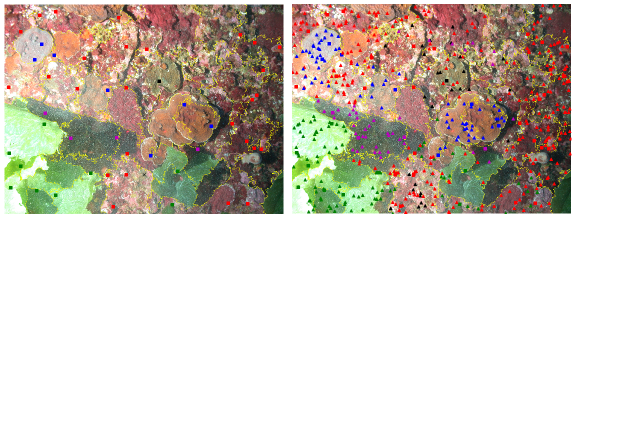
#> input picture stage3-improve segmentation/k-mean/point2.png, 1270 x 868 px (shown at 1/2 size)
$ python superPixel.py k-mean/point2.png 3 3   (Python 2 division)   (older library calls are emulated)
#> lines starting #> are read from the running program, lines starting #| are printed output that depends on the picture
# -*- coding: utf-8 -*-
"""
Created on Mon May 21 17:42:23 2018

@author: yuxi
"""

import numpy as np
import sys
import cv2

class SLIC:
    def __init__(self, img, step, nc):
        self.img = img
        self.height, self.width = img.shape[:2]
        self._convertToLAB()
        self.step = step
        self.nc = nc
        self.ns = step
        self.FLT_MAX = 1000000
        self.ITERATIONS = 10

    def _convertToLAB(self):
        try:
            import cv2
            self.labimg = cv2.cvtColor(img, cv2.COLOR_BGR2LAB).astype(np.float64)
        except ImportError:
            self.labimg = np.copy(self.img)
            for i in range(self.labimg.shape[0]):
                for j in range(self.labimg.shape[1]):
                    rgb = self.labimg[i, j]
                    self.labimg[i, j] = self._rgb2lab(tuple(reversed(rgb)))

    # [51 lines left out: function _rgb2lab, not called in this run]

    def generateSuperPixels(self):
        self._initData()
        indnp = np.mgrid[0:self.height,0:self.width].swapaxes(0,2).swapaxes(0,1)
        for i in range(self.ITERATIONS):
            self.distances = self.FLT_MAX * np.ones(self.img.shape[:2])
            for j in range(self.centers.shape[0]):
                xlow, xhigh = int(self.centers[j][3] - self.step), int(self.centers[j][3] + self.step)
                ylow, yhigh = int(self.centers[j][4] - self.step), int(self.centers[j][4] + self.step)

                if xlow <= 0:
                    xlow = 0
                if xhigh > self.width:
                    xhigh = self.width
                if ylow <=0:
                    ylow = 0
                if yhigh > self.height:
                    yhigh = self.height

                cropimg = self.labimg[ylow : yhigh , xlow : xhigh]
                colordiff = cropimg - self.labimg[self.centers[j][4], self.centers[j][3]]
                colorDist = np.sqrt(np.sum(np.square(colordiff), axis=2))

                yy, xx = np.ogrid[ylow : yhigh, xlow : xhigh]
                pixdist = ((yy-self.centers[j][4])**2 + (xx-self.centers[j][3])**2)**0.5
                dist = ((colorDist/self.nc)**2 + (pixdist/self.ns)**2)**0.5

                distanceCrop = self.distances[ylow : yhigh, xlow : xhigh]
                idx = dist < distanceCrop
                distanceCrop[idx] = dist[idx]
                self.distances[ylow : yhigh, xlow : xhigh] = distanceCrop
                self.clusters[ylow : yhigh, xlow : xhigh][idx] = j

            for k in range(len(self.centers)):
                idx = (self.clusters == k)
                colornp = self.labimg[idx]
                distnp = indnp[idx]
                self.centers[k][0:3] = np.sum(colornp, axis=0)
                sumy, sumx = np.sum(distnp, axis=0)
                self.centers[k][3:] = sumx, sumy
                self.centers[k] /= np.sum(idx)

    def _initData(self):
        self.clusters = -1 * np.ones(self.img.shape[:2])
        self.distances = self.FLT_MAX * np.ones(self.img.shape[:2])

        centers = []
        for i in range(self.step, self.width - self.step/2, self.step):
            for j in range(self.step, self.height - self.step/2, self.step):

                nc = self._findLocalMinimum(center=(i, j))
                color = self.labimg[nc[1], nc[0]]
                center = [color[0], color[1], color[2], nc[0], nc[1]]
                centers.append(center)
        self.center_counts = np.zeros(len(centers))
        self.centers = np.array(centers)

    def createConnectivity(self):
        label = 0
        adjlabel = 0
        lims = self.width * self.height / self.centers.shape[0]
        dx4 = [-1, 0, 1, 0]
        dy4 = [0, -1, 0, 1]
        new_clusters = -1 * np.ones(self.img.shape[:2]).astype(np.int64)
        elements = []
        for i in range(self.width):
            for j in range(self.height):
                if new_clusters[j, i] == -1:
                    elements = []
                    elements.append((j, i))
                    for dx, dy in zip(dx4, dy4):
                        x = elements[0][1] + dx
                        y = elements[0][0] + dy
                        if (x>=0 and x < self.width and
                            y>=0 and y < self.height and
                            new_clusters[y, x] >=0):
                            adjlabel = new_clusters[y, x]
                count = 1
                c = 0
                while c < count:
                    for dx, dy in zip(dx4, dy4):
                        x = elements[c][1] + dx
                        y = elements[c][0] + dy

                        if (x>=0 and x<self.width and y>=0 and y<self.height):
                            if new_clusters[y, x] == -1 and self.clusters[j, i] == self.clusters[y, x]:
                                elements.append((y, x))
                                new_clusters[y, x] = label
                                count+=1
                    c+=1
                if (count <= lims >> 2):
                    for c in range(count):
                        new_clusters[elements[c]] = adjlabel
                    label-=1
                label+=1
        self.new_clusters = new_clusters

    # [36 lines left out: functions displayContours, _findLocalMinimum, not called in this run]

img = cv2.imread(sys.argv[1])
#> img is the input picture: shape (868, 1270, 3); mean B, G, R 193.5, 204.5, 212.1
nr_superpixels = int(sys.argv[2])
nc = int(sys.argv[3])

step = int((img.shape[0]*img.shape[1]/nr_superpixels)**0.5)
#> step = 606

slic = SLIC(img, step, nc)
#> in _convertToLAB, `self.labimg = cv2.cvtColor(img, cv2.COLOR_BGR2LAB).astype(np.float64)`:
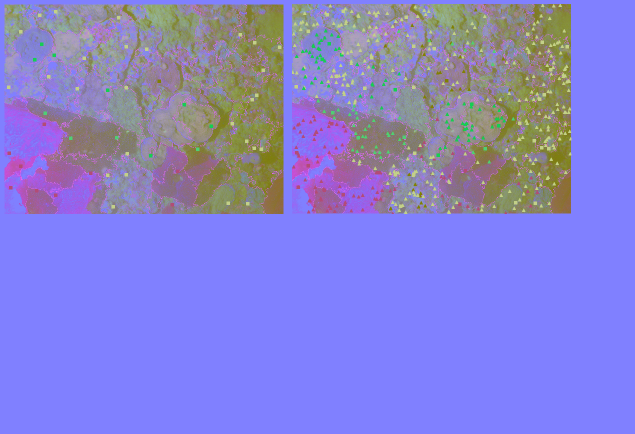
#> self.labimg: shape (868, 1270, 3) float64 (shown at 1/2 size); mean B, G, R 209.6, 129.6, 135
slic.generateSuperPixels()
#> after the loop in _initData, `for i in range(self.step, self.width - self.step/2, self.step):`: centers = []
#> in _initData, `self.center_counts = np.zeros(len(centers))`: self.center_counts = empty array
#> after the loop in generateSuperPixels, `for i in range(self.ITERATIONS):`: self.clusters: shape (868, 1270) float64; every value is -1
#> after the loop in generateSuperPixels, `for i in range(self.ITERATIONS):`: self.distances: shape (868, 1270) float64; every value is 1000000
#> (the run stopped early here; a loop or call above may not have finished)
